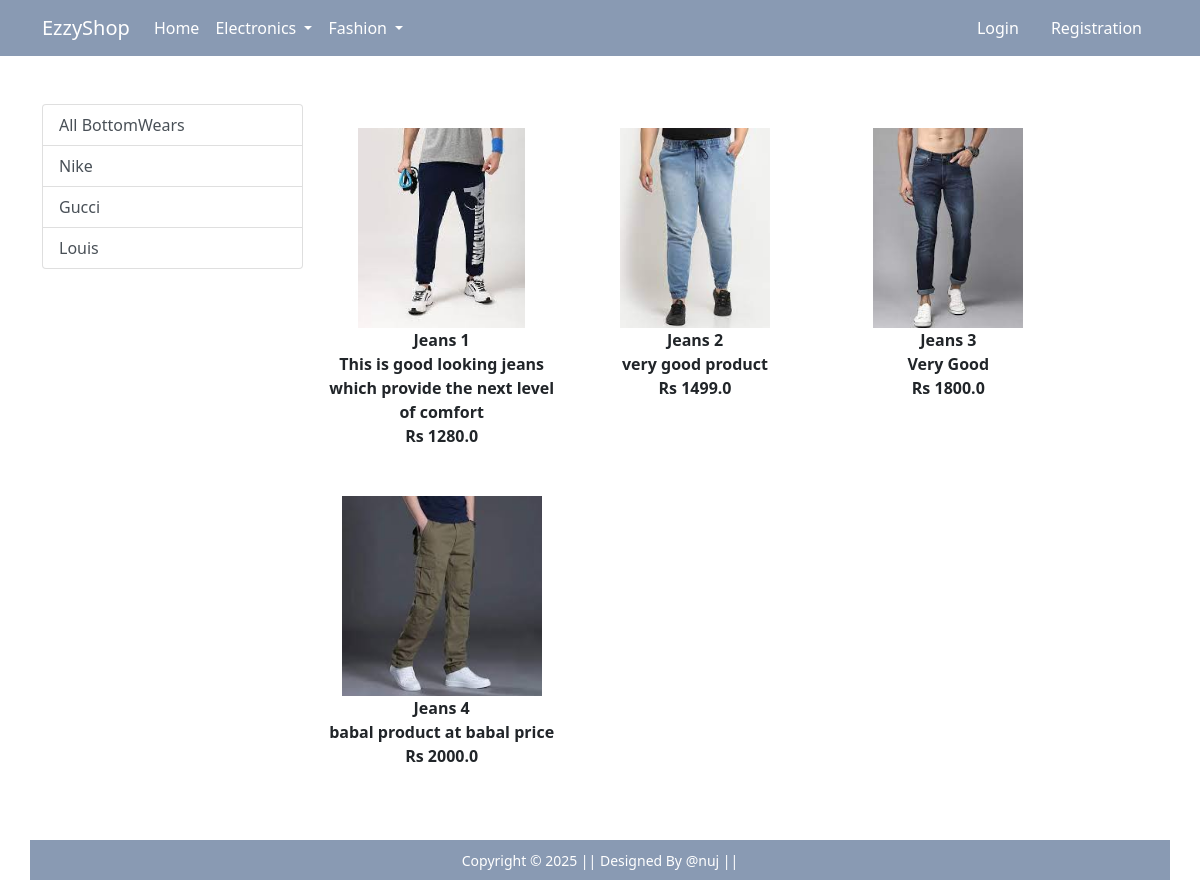
The app's page /bottomwear/ with its own data.
### app/models.py (models this page shows)
class Product(models.Model):
    title = models.CharField(max_length=70)
    selling_price = models.FloatField()
    discounted_price = models.FloatField()
    description = models.TextField(max_length=200)
    brand = models.CharField(max_length=70)
    category = models.CharField( choices=category_choice,max_length=2)
    product_image = models.ImageField(upload_to = 'producting')

### app/views.py (the view)
# urls.py: path('bottomwear/', views.bottomwear, name='bottomwear'),
def bottomwear(request,data = None):
  if data == None:
    bottomwears = Product.objects.filter(category = 'BW')
  elif data in ['Nike' , 'Gucci' ,'Louis']:
    bottomwears = Product.objects.filter(category = 'BW', brand = data)
  return render (request, 'app/bottomwear.html', {'bottomwears': bottomwears})

### app/templates/app/bottomwear.html (shortened to what this page needs)
{% extends 'app/base.html' %}
{% load static %}
{% block main-content %}
<div class="container my-5">
    <div class="row">
            <div class="col-sm-3">
            <div class="list-group">
                <a href="{% url 'bottomwear' %}" class='list-group-item list-group-item-action' arial-current = 'true'> All BottomWears
                </a>
                <a href="{% url 'bottomweardata' 'Nike' %}" class='list-group-item list-group-item-action' arial-current = 'true'>
                    Nike
                </a>
                <a href="{% url 'bottomweardata' 'Gucci' %}" class='list-group-item list-group-item-action' arial-current = 'true'>
                    Gucci
                </a>
                <a href="{% url 'bottomweardata' 'Louis' %}" class='list-group-item list-group-item-action' arial-current = 'true'>
                    Louis
                </a>
            </div>
        </div>
  <div class="col-sm-8 ">
   <div class="row">
  {% for product in bottomwears  %}
  <div class="col-sm-4 text-center mb-4">
    <a href="{% url 'product-detail' product.id %}" class ='btn'></a>
    <div class="item">
        <img src="{{product.product_image.url}}" alt="" height = '200'>
        <div class="fw-bold">{{product.title}} </div>
        <div class="fw-bold">{{product.description}} </div>
        <div class="fw-bold"> Rs {{product.discounted_price}} </div>
    </div>
  </div>
  {% endfor %}
  </div>
</div>
{% endblock main-content %}

### app/static/app/css/style.css (style rules this page uses)
* { margin: 0; padding: 0; box-sizing: border-box; }
body, html { height: 100%; display: flex; flex-direction: column; }

### records on screen
Product: product_image (picture), title "Jeans 1", description "This is good looking jeans which provide the next level of comfort", discounted_price "1280.0"
Product: product_image (picture), title "Jeans 2", description "very good product", discounted_price "1499.0"
Product: product_image (picture), title "Jeans 3", description "Very Good", discounted_price "1800.0"
Product: product_image (picture), title "Jeans 4", description "babal product at babal price", discounted_price "2000.0"
